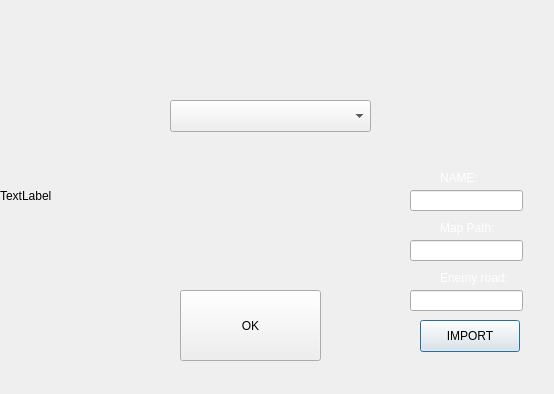
<?xml version="1.0" encoding="UTF-8"?>
<ui version="4.0">
 <class>Map_import</class>
 <widget class="QDialog" name="Map_import">
  <property name="geometry">
   <rect>
    <x>0</x>
    <y>0</y>
    <width>554</width>
    <height>394</height>
   </rect>
  </property>
  <property name="windowTitle">
   <string>Dialog</string>
  </property>
  <widget class="QComboBox" name="combobox">
   <property name="geometry">
    <rect>
     <x>170</x>
     <y>100</y>
     <width>201</width>
     <height>32</height>
    </rect>
   </property>
  </widget>
  <widget class="QPushButton" name="import_2">
   <property name="geometry">
    <rect>
     <x>420</x>
     <y>320</y>
     <width>100</width>
     <height>32</height>
    </rect>
   </property>
   <property name="text">
    <string>IMPORT</string>
   </property>
  </widget>
  <widget class="QLineEdit" name="image">
   <property name="geometry">
    <rect>
     <x>410</x>
     <y>240</y>
     <width>113</width>
     <height>21</height>
    </rect>
   </property>
  </widget>
  <widget class="QLineEdit" name="enemy_road">
   <property name="geometry">
    <rect>
     <x>410</x>
     <y>290</y>
     <width>113</width>
     <height>21</height>
    </rect>
   </property>
  </widget>
  <widget class="QLineEdit" name="name">
   <property name="geometry">
    <rect>
     <x>410</x>
     <y>190</y>
     <width>113</width>
     <height>21</height>
    </rect>
   </property>
  </widget>
  <widget class="QLabel" name="label">
   <property name="geometry">
    <rect>
     <x>440</x>
     <y>170</y>
     <width>58</width>
     <height>16</height>
    </rect>
   </property>
   <property name="text">
    <string>&lt;html&gt;&lt;head/&gt;&lt;body&gt;&lt;p&gt;&lt;span style=&quot; color:#ffffff;&quot;&gt;NAME:&lt;/span&gt;&lt;/p&gt;&lt;/body&gt;&lt;/html&gt;</string>
   </property>
  </widget>
  <widget class="QLabel" name="label_2">
   <property name="geometry">
    <rect>
     <x>440</x>
     <y>220</y>
     <width>58</width>
     <height>16</height>
    </rect>
   </property>
   <property name="text">
    <string>&lt;html&gt;&lt;head/&gt;&lt;body&gt;&lt;p&gt;&lt;span style=&quot; color:#ffffff;&quot;&gt;Map Path:&lt;/span&gt;&lt;/p&gt;&lt;/body&gt;&lt;/html&gt;</string>
   </property>
  </widget>
  <widget class="QLabel" name="label_3">
   <property name="geometry">
    <rect>
     <x>440</x>
     <y>270</y>
     <width>81</width>
     <height>16</height>
    </rect>
   </property>
   <property name="text">
    <string>&lt;html&gt;&lt;head/&gt;&lt;body&gt;&lt;p&gt;&lt;span style=&quot; color:#ffffff;&quot;&gt;Enemy road:&lt;/span&gt;&lt;/p&gt;&lt;/body&gt;&lt;/html&gt;</string>
   </property>
  </widget>
  <widget class="QLabel" name="wallpaper">
   <property name="geometry">
    <rect>
     <x>0</x>
     <y>0</y>
     <width>551</width>
     <height>391</height>
    </rect>
   </property>
   <property name="text">
    <string>TextLabel</string>
   </property>
  </widget>
  <widget class="QPushButton" name="ok">
   <property name="geometry">
    <rect>
     <x>180</x>
     <y>290</y>
     <width>141</width>
     <height>71</height>
    </rect>
   </property>
   <property name="text">
    <string>OK</string>
   </property>
  </widget>
  <zorder>wallpaper</zorder>
  <zorder>combobox</zorder>
  <zorder>import_2</zorder>
  <zorder>image</zorder>
  <zorder>enemy_road</zorder>
  <zorder>name</zorder>
  <zorder>label</zorder>
  <zorder>label_2</zorder>
  <zorder>label_3</zorder>
  <zorder>ok</zorder>
 </widget>
 <resources/>
 <connections/>
</ui>
